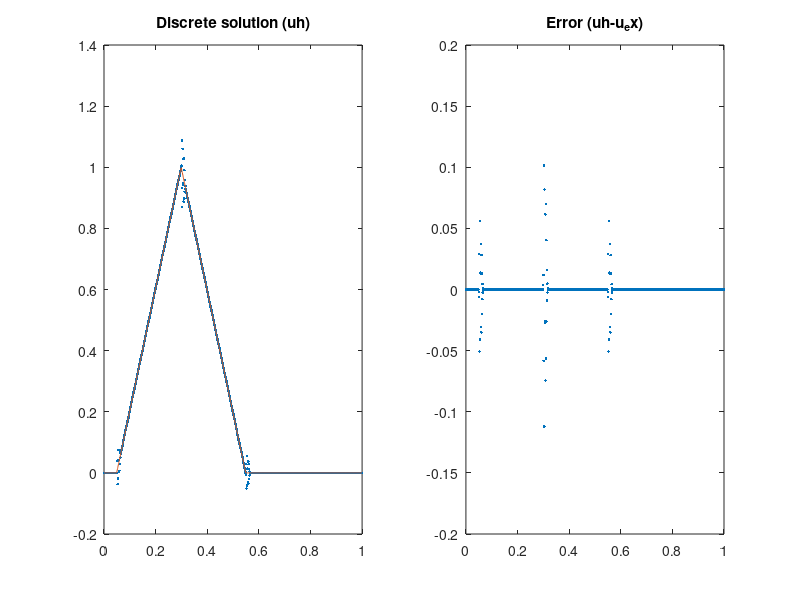

This chart was generated by the following MATLAB code:
%%% For comparing three different schemes for the transport equation 
%u_t +a u_x =0.

%%
a=-1;

theta = 1;
N = 1000;
h = 1 / N;
x = [h/2 : h: 1-h/2];
key =2; % 1 for an initial condition which is a step function
NumIts=200;
nu=1.01;
time=0;
 
 
 %%
 
if (key==1)
u = 0 + ((1/4-abs(x-1/2))>0); % IC is a step function
elseif (key==2)
 u = max(0, 1-4*abs(x-1/2));
 else
 u = sin(2*pi*x);
end;
plot(x, u, '.');


lambda = nu / abs(a);
dt = h * lambda;

for it=1:NumIts
time = time + dt;
Phi = 0.5*a*([u, u(1)] + [u(N), u]) ...
- 0.5*nu^theta*abs(a)*([u, u(1)] - [u(N), u]);

u = u - lambda * (Phi(2:N+1) - Phi(1:N));

 xmodulo = mod(a*time,1);
 % exact solutions
if (key==1) 
 uex = 0 + ((1/4-abs(x-xmodulo-1/2))>0) ...
+ ((1/4-abs(x-xmodulo+1/2))>0);
elseif (key==2)
 uex = max(0, 1-4*abs(x-xmodulo-1/2)) ...
 + max(0, 1-4*abs(x-xmodulo+1/2));
else

 uex = sin(2*pi*(x-xmodulo)) ;
 end;
if mod(it, 50)

% clf();
 subplot(1,2,1), plot(x, u, '.', x, uex, '-');
title('Discrete solution (uh)');
 subplot(1,2,2), plot(x, u-uex, '.');
 title('Error (uh-u_ex)');
 
drawnow();
end;
end;